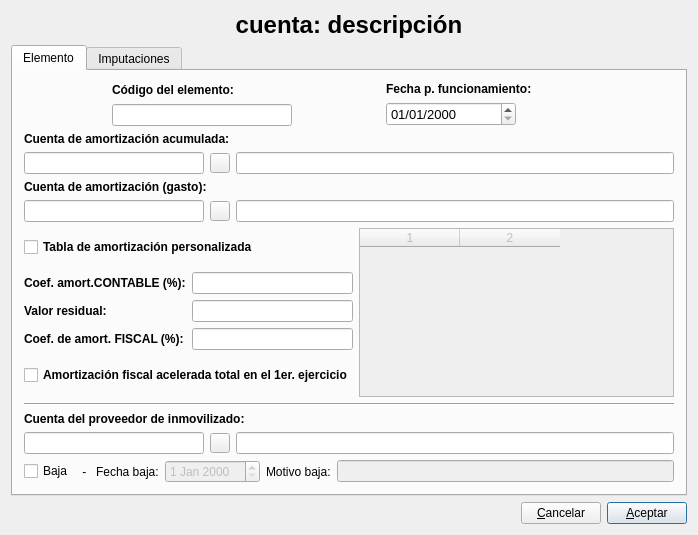
<?xml version="1.0" encoding="UTF-8"?>
<ui version="4.0">
 <author>José Manuel Díez Botella</author>
 <class>itemplanamort</class>
 <widget class="QDialog" name="itemplanamort">
  <property name="geometry">
   <rect>
    <x>0</x>
    <y>0</y>
    <width>698</width>
    <height>535</height>
   </rect>
  </property>
  <property name="windowTitle">
   <string>Elemento de activo en plan de amortización</string>
  </property>
  <layout class="QVBoxLayout" name="verticalLayout_2">
   <item>
    <widget class="QLabel" name="ctaactivolabel">
     <property name="font">
      <font>
       <pointsize>18</pointsize>
       <weight>75</weight>
       <bold>true</bold>
      </font>
     </property>
     <property name="text">
      <string>cuenta: descripción</string>
     </property>
     <property name="alignment">
      <set>Qt::AlignCenter</set>
     </property>
    </widget>
   </item>
   <item>
    <widget class="QTabWidget" name="tabWidget">
     <property name="currentIndex">
      <number>0</number>
     </property>
     <widget class="QWidget" name="tab">
      <attribute name="title">
       <string>Elemento</string>
      </attribute>
      <layout class="QVBoxLayout" name="verticalLayout">
       <item>
        <layout class="QHBoxLayout">
         <property name="spacing">
          <number>6</number>
         </property>
         <property name="leftMargin">
          <number>0</number>
         </property>
         <property name="topMargin">
          <number>0</number>
         </property>
         <property name="rightMargin">
          <number>0</number>
         </property>
         <property name="bottomMargin">
          <number>0</number>
         </property>
         <item>
          <spacer>
           <property name="orientation">
            <enum>Qt::Horizontal</enum>
           </property>
           <property name="sizeHint" stdset="0">
            <size>
             <width>40</width>
             <height>20</height>
            </size>
           </property>
          </spacer>
         </item>
         <item>
          <layout class="QVBoxLayout">
           <property name="spacing">
            <number>6</number>
           </property>
           <property name="leftMargin">
            <number>0</number>
           </property>
           <property name="topMargin">
            <number>0</number>
           </property>
           <property name="rightMargin">
            <number>0</number>
           </property>
           <property name="bottomMargin">
            <number>0</number>
           </property>
           <item>
            <widget class="QLabel" name="textLabel1">
             <property name="text">
              <string>&lt;b&gt;Código del elemento:&lt;/b&gt;</string>
             </property>
             <property name="wordWrap">
              <bool>false</bool>
             </property>
            </widget>
           </item>
           <item>
            <widget class="QLineEdit" name="codigoelemlineEdit">
             <property name="minimumSize">
              <size>
               <width>180</width>
               <height>0</height>
              </size>
             </property>
             <property name="maximumSize">
              <size>
               <width>180</width>
               <height>32767</height>
              </size>
             </property>
            </widget>
           </item>
          </layout>
         </item>
         <item>
          <spacer>
           <property name="orientation">
            <enum>Qt::Horizontal</enum>
           </property>
           <property name="sizeHint" stdset="0">
            <size>
             <width>40</width>
             <height>20</height>
            </size>
           </property>
          </spacer>
         </item>
         <item>
          <layout class="QVBoxLayout">
           <property name="spacing">
            <number>6</number>
           </property>
           <property name="leftMargin">
            <number>0</number>
           </property>
           <property name="topMargin">
            <number>0</number>
           </property>
           <property name="rightMargin">
            <number>0</number>
           </property>
           <property name="bottomMargin">
            <number>0</number>
           </property>
           <item>
            <widget class="QLabel" name="textLabel1_2">
             <property name="minimumSize">
              <size>
               <width>200</width>
               <height>0</height>
              </size>
             </property>
             <property name="text">
              <string>&lt;b&gt;Fecha p. funcionamiento:&lt;/b&gt;</string>
             </property>
             <property name="wordWrap">
              <bool>false</bool>
             </property>
            </widget>
           </item>
           <item>
            <widget class="QDateEdit" name="funcdateEdit">
             <property name="maximumSize">
              <size>
               <width>130</width>
               <height>16777215</height>
              </size>
             </property>
             <property name="font">
              <font>
               <pointsize>10</pointsize>
              </font>
             </property>
             <property name="displayFormat">
              <string>dd/MM/yyyy</string>
             </property>
            </widget>
           </item>
          </layout>
         </item>
         <item>
          <spacer>
           <property name="orientation">
            <enum>Qt::Horizontal</enum>
           </property>
           <property name="sizeHint" stdset="0">
            <size>
             <width>40</width>
             <height>20</height>
            </size>
           </property>
          </spacer>
         </item>
        </layout>
       </item>
       <item>
        <layout class="QVBoxLayout">
         <property name="spacing">
          <number>6</number>
         </property>
         <property name="leftMargin">
          <number>0</number>
         </property>
         <property name="topMargin">
          <number>0</number>
         </property>
         <property name="rightMargin">
          <number>0</number>
         </property>
         <property name="bottomMargin">
          <number>0</number>
         </property>
         <item>
          <widget class="QLabel" name="textLabel2">
           <property name="text">
            <string>&lt;b&gt;Cuenta de amortización acumulada:&lt;/b&gt;</string>
           </property>
           <property name="wordWrap">
            <bool>false</bool>
           </property>
          </widget>
         </item>
         <item>
          <layout class="QHBoxLayout">
           <property name="spacing">
            <number>6</number>
           </property>
           <property name="leftMargin">
            <number>0</number>
           </property>
           <property name="topMargin">
            <number>0</number>
           </property>
           <property name="rightMargin">
            <number>0</number>
           </property>
           <property name="bottomMargin">
            <number>0</number>
           </property>
           <item>
            <widget class="QLineEdit" name="ctaaalineEdit">
             <property name="minimumSize">
              <size>
               <width>180</width>
               <height>0</height>
              </size>
             </property>
             <property name="maximumSize">
              <size>
               <width>180</width>
               <height>32767</height>
              </size>
             </property>
            </widget>
           </item>
           <item>
            <widget class="QPushButton" name="aapushButton">
             <property name="minimumSize">
              <size>
               <width>20</width>
               <height>20</height>
              </size>
             </property>
             <property name="maximumSize">
              <size>
               <width>20</width>
               <height>20</height>
              </size>
             </property>
             <property name="text">
              <string/>
             </property>
             <property name="icon">
              <iconset resource="keme.qrc">
               <normaloff>:/iconos/graf/viewer.xpm</normaloff>:/iconos/graf/viewer.xpm</iconset>
             </property>
             <property name="autoDefault">
              <bool>false</bool>
             </property>
            </widget>
           </item>
           <item>
            <widget class="QLineEdit" name="descripaalineEdit">
             <property name="readOnly">
              <bool>true</bool>
             </property>
            </widget>
           </item>
          </layout>
         </item>
        </layout>
       </item>
       <item>
        <layout class="QVBoxLayout">
         <property name="spacing">
          <number>6</number>
         </property>
         <property name="leftMargin">
          <number>0</number>
         </property>
         <property name="topMargin">
          <number>0</number>
         </property>
         <property name="rightMargin">
          <number>0</number>
         </property>
         <property name="bottomMargin">
          <number>0</number>
         </property>
         <item>
          <widget class="QLabel" name="textLabel3">
           <property name="text">
            <string>&lt;b&gt;Cuenta de amortización (gasto):&lt;/b&gt;</string>
           </property>
           <property name="wordWrap">
            <bool>false</bool>
           </property>
          </widget>
         </item>
         <item>
          <layout class="QHBoxLayout">
           <property name="spacing">
            <number>6</number>
           </property>
           <property name="leftMargin">
            <number>0</number>
           </property>
           <property name="topMargin">
            <number>0</number>
           </property>
           <property name="rightMargin">
            <number>0</number>
           </property>
           <property name="bottomMargin">
            <number>0</number>
           </property>
           <item>
            <widget class="QLineEdit" name="ctaamlineEdit">
             <property name="minimumSize">
              <size>
               <width>180</width>
               <height>0</height>
              </size>
             </property>
             <property name="maximumSize">
              <size>
               <width>180</width>
               <height>32767</height>
              </size>
             </property>
            </widget>
           </item>
           <item>
            <widget class="QPushButton" name="gpushButton">
             <property name="minimumSize">
              <size>
               <width>20</width>
               <height>20</height>
              </size>
             </property>
             <property name="maximumSize">
              <size>
               <width>20</width>
               <height>20</height>
              </size>
             </property>
             <property name="text">
              <string/>
             </property>
             <property name="icon">
              <iconset resource="keme.qrc">
               <normaloff>:/iconos/graf/viewer.xpm</normaloff>:/iconos/graf/viewer.xpm</iconset>
             </property>
             <property name="autoDefault">
              <bool>false</bool>
             </property>
            </widget>
           </item>
           <item>
            <widget class="QLineEdit" name="descripamlineEdit">
             <property name="readOnly">
              <bool>true</bool>
             </property>
            </widget>
           </item>
          </layout>
         </item>
        </layout>
       </item>
       <item>
        <layout class="QHBoxLayout">
         <item>
          <layout class="QVBoxLayout">
           <item>
            <widget class="QCheckBox" name="perscheckBox">
             <property name="font">
              <font>
               <weight>75</weight>
               <bold>true</bold>
              </font>
             </property>
             <property name="text">
              <string>Tabla de amortización personalizada</string>
             </property>
            </widget>
           </item>
           <item>
            <layout class="QGridLayout">
             <item row="0" column="0">
              <widget class="QLabel" name="textLabel4">
               <property name="text">
                <string>&lt;b&gt;Coef. amort.CONTABLE (%):&lt;/b&gt;</string>
               </property>
               <property name="wordWrap">
                <bool>false</bool>
               </property>
              </widget>
             </item>
             <item row="0" column="1">
              <widget class="QLineEdit" name="coefcontablelineEdit"/>
             </item>
             <item row="1" column="0">
              <widget class="QLabel" name="textLabel1_3">
               <property name="text">
                <string>&lt;b&gt;Valor residual:&lt;/b&gt;</string>
               </property>
               <property name="wordWrap">
                <bool>false</bool>
               </property>
              </widget>
             </item>
             <item row="1" column="1">
              <widget class="QLineEdit" name="residuallineEdit"/>
             </item>
             <item row="2" column="0">
              <widget class="QLabel" name="textLabel5">
               <property name="text">
                <string>&lt;b&gt;Coef. de amort. FISCAL (%):&lt;/b&gt;</string>
               </property>
               <property name="wordWrap">
                <bool>false</bool>
               </property>
              </widget>
             </item>
             <item row="2" column="1">
              <widget class="QLineEdit" name="coeffiscallineEdit"/>
             </item>
            </layout>
           </item>
           <item>
            <widget class="QCheckBox" name="f1checkBox">
             <property name="font">
              <font>
               <weight>75</weight>
               <bold>true</bold>
              </font>
             </property>
             <property name="text">
              <string>Amortización fiscal acelerada total en el 1er. ejercicio</string>
             </property>
            </widget>
           </item>
          </layout>
         </item>
         <item>
          <widget class="QTableWidget" name="amortable">
           <property name="enabled">
            <bool>false</bool>
           </property>
           <property name="minimumSize">
            <size>
             <width>260</width>
             <height>0</height>
            </size>
           </property>
           <property name="columnCount">
            <number>2</number>
           </property>
           <column/>
           <column/>
          </widget>
         </item>
        </layout>
       </item>
       <item>
        <widget class="Line" name="line">
         <property name="orientation">
          <enum>Qt::Horizontal</enum>
         </property>
        </widget>
       </item>
       <item>
        <layout class="QVBoxLayout" name="_2">
         <property name="spacing">
          <number>6</number>
         </property>
         <property name="leftMargin">
          <number>0</number>
         </property>
         <property name="topMargin">
          <number>0</number>
         </property>
         <property name="rightMargin">
          <number>0</number>
         </property>
         <property name="bottomMargin">
          <number>0</number>
         </property>
         <item>
          <widget class="QLabel" name="textLabel2_2">
           <property name="text">
            <string>&lt;!DOCTYPE HTML PUBLIC &quot;-//W3C//DTD HTML 4.0//EN&quot; &quot;http://www.w3.org/TR/REC-html40/strict.dtd&quot;&gt;
&lt;html&gt;&lt;head&gt;&lt;meta name=&quot;qrichtext&quot; content=&quot;1&quot; /&gt;&lt;style type=&quot;text/css&quot;&gt;
p, li { white-space: pre-wrap; }
&lt;/style&gt;&lt;/head&gt;&lt;body style=&quot; font-family:'Sans Serif'; font-size:9pt; font-weight:400; font-style:normal;&quot;&gt;
&lt;table style=&quot;-qt-table-type: root; margin-top:4px; margin-bottom:4px; margin-left:4px; margin-right:4px;&quot;&gt;
&lt;tr&gt;
&lt;td style=&quot;border: none;&quot;&gt;
&lt;p style=&quot; margin-top:0px; margin-bottom:0px; margin-left:0px; margin-right:0px; -qt-block-indent:0; text-indent:0px;&quot;&gt;&lt;span style=&quot; font-weight:600;&quot;&gt;Cuenta del proveedor de inmovilizado:&lt;/span&gt;&lt;/p&gt;&lt;/td&gt;&lt;/tr&gt;&lt;/table&gt;&lt;/body&gt;&lt;/html&gt;</string>
           </property>
           <property name="wordWrap">
            <bool>false</bool>
           </property>
          </widget>
         </item>
         <item>
          <layout class="QHBoxLayout" name="_3">
           <property name="spacing">
            <number>6</number>
           </property>
           <property name="leftMargin">
            <number>0</number>
           </property>
           <property name="topMargin">
            <number>0</number>
           </property>
           <property name="rightMargin">
            <number>0</number>
           </property>
           <property name="bottomMargin">
            <number>0</number>
           </property>
           <item>
            <widget class="QLineEdit" name="cta_proveedor_lineEdit">
             <property name="minimumSize">
              <size>
               <width>180</width>
               <height>0</height>
              </size>
             </property>
             <property name="maximumSize">
              <size>
               <width>180</width>
               <height>32767</height>
              </size>
             </property>
            </widget>
           </item>
           <item>
            <widget class="QPushButton" name="proveedor_pushButton">
             <property name="minimumSize">
              <size>
               <width>20</width>
               <height>20</height>
              </size>
             </property>
             <property name="maximumSize">
              <size>
               <width>20</width>
               <height>20</height>
              </size>
             </property>
             <property name="text">
              <string/>
             </property>
             <property name="icon">
              <iconset resource="keme.qrc">
               <normaloff>:/iconos/graf/viewer.xpm</normaloff>:/iconos/graf/viewer.xpm</iconset>
             </property>
             <property name="autoDefault">
              <bool>false</bool>
             </property>
            </widget>
           </item>
           <item>
            <widget class="QLineEdit" name="descrip_proveedor_lineEdit">
             <property name="readOnly">
              <bool>true</bool>
             </property>
            </widget>
           </item>
          </layout>
         </item>
        </layout>
       </item>
       <item>
        <layout class="QHBoxLayout" name="horizontalLayout">
         <item>
          <widget class="QCheckBox" name="bajacheckBox">
           <property name="text">
            <string>Baja</string>
           </property>
          </widget>
         </item>
         <item>
          <widget class="QLabel" name="label_5">
           <property name="text">
            <string> - </string>
           </property>
          </widget>
         </item>
         <item>
          <widget class="QLabel" name="label_3">
           <property name="text">
            <string>Fecha baja:</string>
           </property>
          </widget>
         </item>
         <item>
          <widget class="QDateEdit" name="baja_dateEdit">
           <property name="enabled">
            <bool>false</bool>
           </property>
          </widget>
         </item>
         <item>
          <widget class="QLabel" name="label_4">
           <property name="text">
            <string>Motivo baja:</string>
           </property>
          </widget>
         </item>
         <item>
          <widget class="QLineEdit" name="motivo_baja_lineEdit">
           <property name="enabled">
            <bool>false</bool>
           </property>
          </widget>
         </item>
        </layout>
       </item>
      </layout>
     </widget>
     <widget class="QWidget" name="tab_2">
      <attribute name="title">
       <string>Imputaciones</string>
      </attribute>
      <layout class="QVBoxLayout">
       <item>
        <spacer>
         <property name="orientation">
          <enum>Qt::Vertical</enum>
         </property>
         <property name="sizeHint" stdset="0">
          <size>
           <width>20</width>
           <height>40</height>
          </size>
         </property>
        </spacer>
       </item>
       <item>
        <layout class="QHBoxLayout">
         <item>
          <layout class="QVBoxLayout">
           <item>
            <widget class="QGroupBox" name="analiticagroupBox">
             <property name="title">
              <string>Contabilidad analítica</string>
             </property>
             <layout class="QVBoxLayout">
              <item>
               <layout class="QHBoxLayout">
                <item>
                 <layout class="QVBoxLayout">
                  <item>
                   <widget class="QLabel" name="cilabel">
                    <property name="enabled">
                     <bool>true</bool>
                    </property>
                    <property name="maximumSize">
                     <size>
                      <width>16777215</width>
                      <height>15</height>
                     </size>
                    </property>
                    <property name="text">
                     <string>CÓDIGO IMPUTACIÓN:</string>
                    </property>
                   </widget>
                  </item>
                  <item>
                   <layout class="QHBoxLayout">
                    <item>
                     <widget class="QPushButton" name="buscapushButton">
                      <property name="enabled">
                       <bool>true</bool>
                      </property>
                      <property name="minimumSize">
                       <size>
                        <width>20</width>
                        <height>20</height>
                       </size>
                      </property>
                      <property name="maximumSize">
                       <size>
                        <width>20</width>
                        <height>20</height>
                       </size>
                      </property>
                      <property name="text">
                       <string/>
                      </property>
                      <property name="icon">
                       <iconset resource="keme.qrc">
                        <normaloff>:/iconos/graf/viewer.xpm</normaloff>:/iconos/graf/viewer.xpm</iconset>
                      </property>
                     </widget>
                    </item>
                    <item>
                     <widget class="QLineEdit" name="cilineEdit">
                      <property name="enabled">
                       <bool>true</bool>
                      </property>
                      <property name="minimumSize">
                       <size>
                        <width>140</width>
                        <height>0</height>
                       </size>
                      </property>
                     </widget>
                    </item>
                   </layout>
                  </item>
                 </layout>
                </item>
                <item>
                 <layout class="QVBoxLayout">
                  <item>
                   <widget class="QLabel" name="label">
                    <property name="maximumSize">
                     <size>
                      <width>16777215</width>
                      <height>15</height>
                     </size>
                    </property>
                    <property name="text">
                     <string>ASIGNACIÓN (%):</string>
                    </property>
                   </widget>
                  </item>
                  <item>
                   <widget class="QLineEdit" name="asignacionlineEdit">
                    <property name="enabled">
                     <bool>false</bool>
                    </property>
                   </widget>
                  </item>
                 </layout>
                </item>
               </layout>
              </item>
              <item>
               <widget class="QLineEdit" name="nivel1lineEdit">
                <property name="enabled">
                 <bool>true</bool>
                </property>
                <property name="font">
                 <font>
                  <pointsize>8</pointsize>
                 </font>
                </property>
                <property name="readOnly">
                 <bool>true</bool>
                </property>
               </widget>
              </item>
              <item>
               <widget class="QLineEdit" name="nivel2lineEdit">
                <property name="enabled">
                 <bool>true</bool>
                </property>
                <property name="font">
                 <font>
                  <pointsize>8</pointsize>
                 </font>
                </property>
                <property name="readOnly">
                 <bool>true</bool>
                </property>
               </widget>
              </item>
              <item>
               <widget class="QLineEdit" name="nivel3lineEdit">
                <property name="enabled">
                 <bool>true</bool>
                </property>
                <property name="font">
                 <font>
                  <pointsize>8</pointsize>
                 </font>
                </property>
                <property name="readOnly">
                 <bool>true</bool>
                </property>
               </widget>
              </item>
             </layout>
            </widget>
           </item>
           <item>
            <layout class="QHBoxLayout">
             <item>
              <widget class="QPushButton" name="aceptarcipushButton">
               <property name="enabled">
                <bool>false</bool>
               </property>
               <property name="text">
                <string>Ace&amp;ptar</string>
               </property>
               <property name="default">
                <bool>true</bool>
               </property>
              </widget>
             </item>
             <item>
              <widget class="QPushButton" name="borrarcipushButton">
               <property name="text">
                <string>&amp;Borrar</string>
               </property>
              </widget>
             </item>
             <item>
              <widget class="QPushButton" name="cancelarcipushButton">
               <property name="text">
                <string>&amp;Cancelar</string>
               </property>
              </widget>
             </item>
            </layout>
           </item>
          </layout>
         </item>
         <item>
          <layout class="QVBoxLayout">
           <item>
            <widget class="QTableView" name="tableView"/>
           </item>
           <item>
            <layout class="QHBoxLayout">
             <item>
              <widget class="QLabel" name="label_2">
               <property name="text">
                <string>Suma asignaciones (%):</string>
               </property>
              </widget>
             </item>
             <item>
              <widget class="QLineEdit" name="sumalineEdit"/>
             </item>
            </layout>
           </item>
          </layout>
         </item>
        </layout>
       </item>
       <item>
        <spacer>
         <property name="orientation">
          <enum>Qt::Vertical</enum>
         </property>
         <property name="sizeHint" stdset="0">
          <size>
           <width>20</width>
           <height>40</height>
          </size>
         </property>
        </spacer>
       </item>
      </layout>
     </widget>
    </widget>
   </item>
   <item>
    <layout class="QHBoxLayout">
     <property name="spacing">
      <number>6</number>
     </property>
     <property name="leftMargin">
      <number>0</number>
     </property>
     <property name="topMargin">
      <number>0</number>
     </property>
     <property name="rightMargin">
      <number>0</number>
     </property>
     <property name="bottomMargin">
      <number>0</number>
     </property>
     <item>
      <spacer>
       <property name="orientation">
        <enum>Qt::Horizontal</enum>
       </property>
       <property name="sizeHint" stdset="0">
        <size>
         <width>40</width>
         <height>20</height>
        </size>
       </property>
      </spacer>
     </item>
     <item>
      <widget class="QPushButton" name="cancelarpushButton">
       <property name="text">
        <string>&amp;Cancelar</string>
       </property>
       <property name="icon">
        <iconset resource="keme.qrc">
         <normaloff>:/iconos/graf/borrar.png</normaloff>:/iconos/graf/borrar.png</iconset>
       </property>
       <property name="shortcut">
        <string>Alt+C</string>
       </property>
       <property name="autoDefault">
        <bool>false</bool>
       </property>
      </widget>
     </item>
     <item>
      <widget class="QPushButton" name="aceptarpushButton">
       <property name="text">
        <string>&amp;Aceptar</string>
       </property>
       <property name="icon">
        <iconset resource="keme.qrc">
         <normaloff>:/iconos/graf/check2.png</normaloff>:/iconos/graf/check2.png</iconset>
       </property>
       <property name="shortcut">
        <string>Alt+A</string>
       </property>
       <property name="default">
        <bool>true</bool>
       </property>
      </widget>
     </item>
    </layout>
   </item>
  </layout>
 </widget>
 <layoutdefault spacing="6" margin="11"/>
 <tabstops>
  <tabstop>codigoelemlineEdit</tabstop>
  <tabstop>funcdateEdit</tabstop>
  <tabstop>ctaaalineEdit</tabstop>
  <tabstop>aapushButton</tabstop>
  <tabstop>descripaalineEdit</tabstop>
  <tabstop>ctaamlineEdit</tabstop>
  <tabstop>gpushButton</tabstop>
  <tabstop>descripamlineEdit</tabstop>
  <tabstop>perscheckBox</tabstop>
  <tabstop>coefcontablelineEdit</tabstop>
  <tabstop>residuallineEdit</tabstop>
  <tabstop>coeffiscallineEdit</tabstop>
  <tabstop>f1checkBox</tabstop>
  <tabstop>amortable</tabstop>
  <tabstop>cta_proveedor_lineEdit</tabstop>
  <tabstop>proveedor_pushButton</tabstop>
  <tabstop>descrip_proveedor_lineEdit</tabstop>
  <tabstop>bajacheckBox</tabstop>
  <tabstop>baja_dateEdit</tabstop>
  <tabstop>motivo_baja_lineEdit</tabstop>
  <tabstop>buscapushButton</tabstop>
  <tabstop>cilineEdit</tabstop>
  <tabstop>asignacionlineEdit</tabstop>
  <tabstop>nivel1lineEdit</tabstop>
  <tabstop>nivel2lineEdit</tabstop>
  <tabstop>nivel3lineEdit</tabstop>
  <tabstop>tableView</tabstop>
  <tabstop>aceptarcipushButton</tabstop>
  <tabstop>borrarcipushButton</tabstop>
  <tabstop>cancelarcipushButton</tabstop>
  <tabstop>sumalineEdit</tabstop>
  <tabstop>tabWidget</tabstop>
  <tabstop>cancelarpushButton</tabstop>
  <tabstop>aceptarpushButton</tabstop>
 </tabstops>
 <resources>
  <include location="keme.qrc"/>
 </resources>
 <connections>
  <connection>
   <sender>cancelarpushButton</sender>
   <signal>clicked()</signal>
   <receiver>itemplanamort</receiver>
   <slot>reject()</slot>
   <hints>
    <hint type="sourcelabel">
     <x>485</x>
     <y>458</y>
    </hint>
    <hint type="destinationlabel">
     <x>20</x>
     <y>20</y>
    </hint>
   </hints>
  </connection>
 </connections>
</ui>
